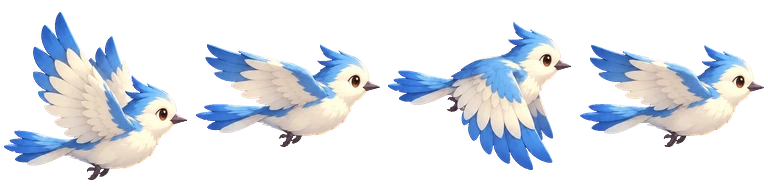
#> input picture assets/gemwoven/ambient/bird.webp, 768 x 192 px, given in place of bird-1.png, which was not available
$ python export_ambient.py
#> lines starting #> are read from the running program, lines starting #| are printed output that depends on the picture; after the words box and inside, x2 and y2 are one past the last pixel; in counts of white or black regions, pixels touching at a corner belong together; pictures that were not available may be replaced by others from this repository, and a replacement may not be noted
#> `strip = Image.new("RGBA", (CELL * count, CELL), (0, 0, 0, 0))`: strip: PIL image 768x192 RGBA; every value is 0
"""Pack the hub's ambient sprites (birds, butterflies, leaves, waterfall foam, forge fire,
summon vortex) into horizontal WebP strips plus ambient.json for the hub build."""
import json
from pathlib import Path

import numpy as np
from PIL import Image

ROOT = Path(__file__).resolve().parent
SPRITES = {"bird": (4, 110), "butterfly": (4, 90), "leaf": (4, 160), "foam": (8, 90), "forge": (8, 90), "portal": (8, 95)}
CELL = 192


def despill(frame):
    a = np.asarray(frame, dtype=np.float32)
    r, g, b = a[..., 0], a[..., 1], a[..., 2]
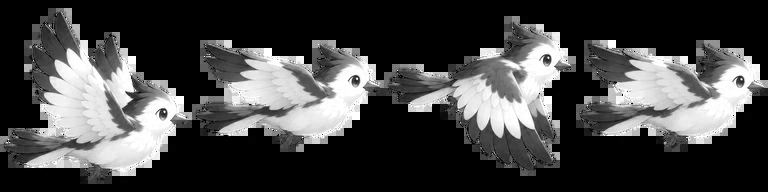
#> r: shape (192, 768) float32; min 0, max 255, mean 69.7
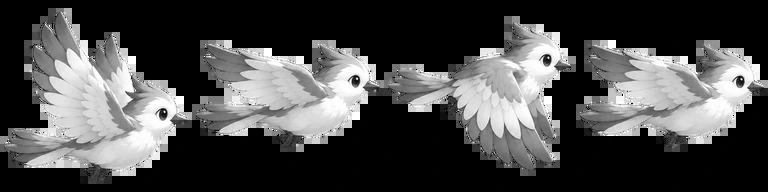
#> g: shape (192, 768) float32; min 0, max 255, mean 75
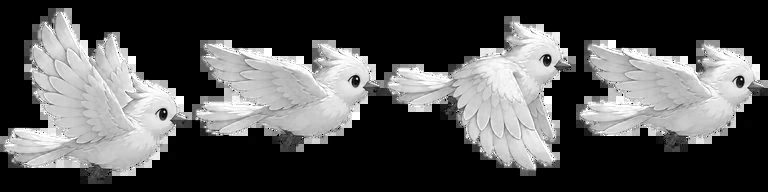
#> b: shape (192, 768) float32; min 0, max 255, mean 83.7
    spill = np.minimum(r, b) - g
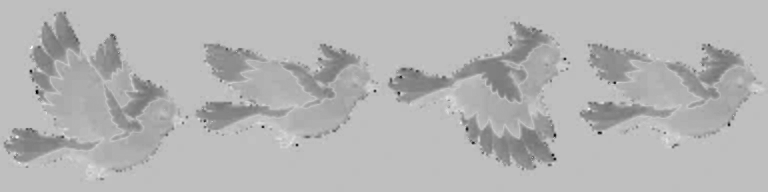
#> spill: shape (192, 768) float32; min -199, max 66, mean -11; drawn with min black and max white
    a[..., 3] *= 1 - np.clip((spill - 18) / 60, 0, 1)
#> a: shape (192, 768, 4) float32; mean R, G, B, A 69.7, 75, 83.7, 79.4
    a[..., 0] = np.where(spill > 18, np.minimum(r, g + 18 + (r - g) * .3), r)
#> a: shape (192, 768, 4) float32; mean R, G, B, A 69.7, 75, 83.7, 79.4
#> r: shape (192, 768) float32; 0.09% of pixels changed, all inside (x1, y1, x2, y2) = (16, 46, 758, 176)
    a[..., 2] = np.where(spill > 18, np.minimum(b, g + 18 + (b - g) * .3), b)
#> a: shape (192, 768, 4) float32; mean R, G, B, A 69.7, 75, 83.7, 79.4
#> b: shape (192, 768) float32; 0.07% of pixels changed, all inside (x1, y1, x2, y2) = (8, 39, 758, 177)
    return Image.fromarray(a.clip(0, 255).astype("uint8"), "RGBA")


meta = {}
for name, (count, ms) in SPRITES.items():
    strip = Image.new("RGBA", (CELL * count, CELL), (0, 0, 0, 0))
    for i in range(count):
        strip.alpha_composite(despill(Image.open(ROOT / name / f"{name}-{i + 1}.png").convert("RGBA")), (CELL * i, 0))
#> (the run stopped early here; a loop or call above may not have finished)

$ run again, on assets/gemwoven/ambient/leaf.webp
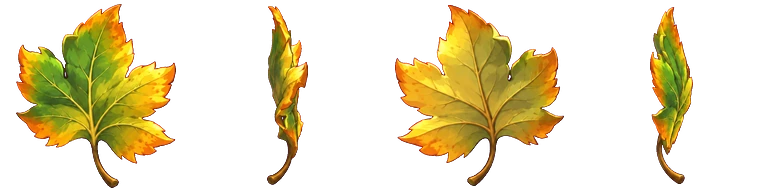
#> input picture assets/gemwoven/ambient/leaf.webp, 768 x 192 px, given in place of bird-1.png, which was not available
#> in despill, `r, g, b = a[..., 0], a[..., 1], a[..., 2]`:
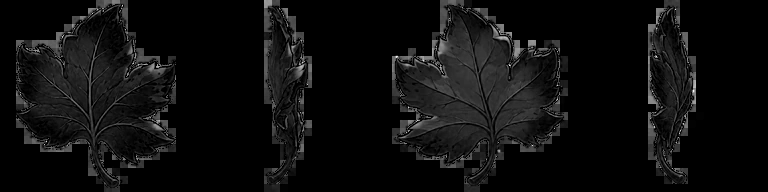
#> b: shape (192, 768) float32; min 0, max 255, mean 14.1
#> in despill, `spill = np.minimum(r, b) - g`:
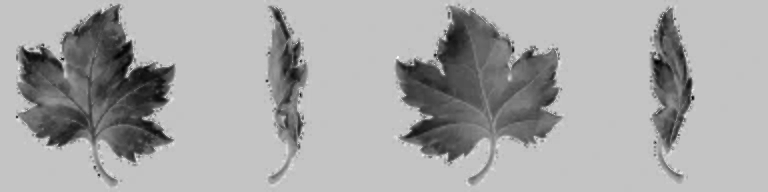
#> spill: shape (192, 768) float32; min -216, max 64, mean -31.8; drawn with min black and max white
